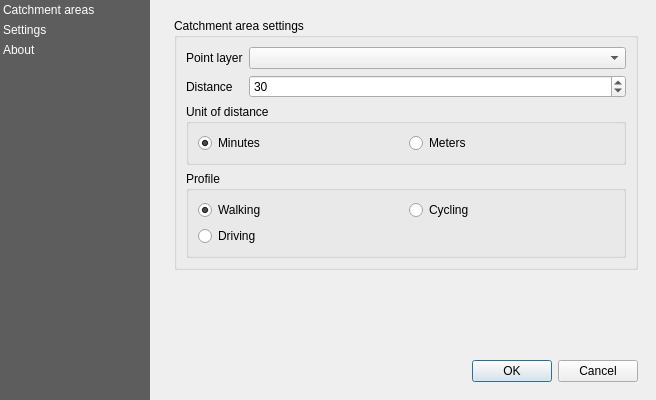
<?xml version="1.0" encoding="UTF-8"?>
<ui version="4.0">
 <class>main_dialog</class>
 <widget class="QDialog" name="main_dialog">
  <property name="windowModality">
   <enum>Qt::WindowModal</enum>
  </property>
  <property name="geometry">
   <rect>
    <x>0</x>
    <y>0</y>
    <width>600</width>
    <height>400</height>
   </rect>
  </property>
  <property name="windowTitle">
   <string>EdPlanning</string>
  </property>
  <layout class="QHBoxLayout" name="horizontalLayout">
   <property name="leftMargin">
    <number>0</number>
   </property>
   <property name="topMargin">
    <number>0</number>
   </property>
   <property name="rightMargin">
    <number>0</number>
   </property>
   <property name="bottomMargin">
    <number>0</number>
   </property>
   <item>
    <widget class="QListWidget" name="menu_widget">
     <property name="sizePolicy">
      <sizepolicy hsizetype="Minimum" vsizetype="Expanding">
       <horstretch>0</horstretch>
       <verstretch>0</verstretch>
      </sizepolicy>
     </property>
     <property name="minimumSize">
      <size>
       <width>150</width>
       <height>200</height>
      </size>
     </property>
     <property name="maximumSize">
      <size>
       <width>150</width>
       <height>16777215</height>
      </size>
     </property>
     <property name="styleSheet">
      <string notr="true">QListWidget{
       background-color: rgb(69, 69, 69, 220);
       outline: 0;
       }
       QListWidget::item {
       color: white;
       padding: 3px;
       }
       QListWidget::item::selected {
       color: black;
       background-color:palette(Window);
       padding-right: 0px;
       }
      </string>
     </property>
     <property name="frameShape">
      <enum>QFrame::Box</enum>
     </property>
     <property name="lineWidth">
      <number>0</number>
     </property>
     <property name="iconSize">
      <size>
       <width>32</width>
       <height>32</height>
      </size>
     </property>
     <property name="uniformItemSizes">
      <bool>true</bool>
     </property>
     <property name="currentRow">
      <number>-1</number>
     </property>
     <item>
      <property name="text">
       <string>Catchment areas</string>
      </property>
     </item>
     <item>
      <property name="text">
       <string>Settings</string>
      </property>
     </item>
     <item>
      <property name="text">
       <string>About</string>
      </property>
     </item>
    </widget>
   </item>
   <item>
    <layout class="QVBoxLayout" name="verticalLayout">
     <item>
      <widget class="QWidget" name="area_contents">
       <property name="geometry">
        <rect>
         <x>0</x>
         <y>0</y>
         <width>500</width>
         <height>400</height>
        </rect>
       </property>
       <property name="minimumSize">
        <size>
         <width>500</width>
         <height>400</height>
        </size>
       </property>
       <layout class="QVBoxLayout" name="verticalLayout_2">
        <item>
         <widget class="QStackedWidget" name="stacked_widget">
          <property name="currentIndex">
           <number>0</number>
          </property>
          <widget class="QWidget" name="catchment_areas">
           <layout class="QVBoxLayout" name="vlayout_main">
            <item>
             <widget class="QgsCollapsibleGroupBox" name="mGroupBox_5589078">
              <property name="title">
               <string>Catchment area settings</string>
              </property>
              <layout class="QVBoxLayout" name="vlayout_content">
               <item>
                <layout class="QFormLayout" name="formlayout_config">
                 <item row="0" column="0">
                  <widget class="QLabel" name="label_pointlayer">
                   <property name="text">
                    <string>Point layer</string>
                   </property>
                  </widget>
                 </item>
                 <item row="0" column="1">
                  <widget class="QgsMapLayerComboBox" name="combobox_layer"/>
                 </item>
                 <item row="1" column="0">
                  <widget class="QLabel" name="label_distance">
                   <property name="text">
                    <string>Distance</string>
                   </property>
                  </widget>
                 </item>
                 <item row="1" column="1">
                  <widget class="QgsSpinBox" name="spinbox_distance">
                   <property name="minimum">
                    <number>5</number>
                   </property>
                   <property name="maximum">
                    <number>120</number>
                   </property>
                   <property name="singleStep">
                    <number>5</number>
                   </property>
                   <property name="value">
                    <number>30</number>
                   </property>
                   <property name="clearValue">
                    <bool>true</bool>
                   </property>
                  </widget>
                 </item>
                </layout>
               </item>
               <item>
                <widget class="QGroupBox" name="groupbox_units">
                 <property name="title">
                  <string>Unit of distance</string>
                 </property>
                 <layout class="QHBoxLayout" name="hlayout_units">
                  <item>
                   <widget class="QRadioButton" name="radiobtn_mins">
                    <property name="text">
                     <string>Minutes</string>
                    </property>
                    <property name="checked">
                     <bool>true</bool>
                    </property>
                   </widget>
                  </item>
                  <item>
                   <widget class="QRadioButton" name="radiobtn_meters">
                    <property name="text">
                     <string>Meters</string>
                    </property>
                   </widget>
                  </item>
                 </layout>
                </widget>
               </item>
               <item>
                <widget class="QGroupBox" name="groupbox_profile">
                 <property name="title">
                  <string>Profile</string>
                 </property>
                 <layout class="QVBoxLayout" name="verticalLayout_3">
                  <item>
                   <layout class="QGridLayout" name="glayout_profile">
                    <item row="0" column="0">
                     <widget class="QRadioButton" name="radiobtn_walking">
                      <property name="text">
                       <string>Walking</string>
                      </property>
                      <property name="checked">
                       <bool>true</bool>
                      </property>
                     </widget>
                    </item>
                    <item row="0" column="1">
                     <widget class="QRadioButton" name="radiobtn_cycling">
                      <property name="text">
                       <string>Cycling</string>
                      </property>
                     </widget>
                    </item>
                    <item row="1" column="0">
                     <widget class="QRadioButton" name="radiobtn_driving">
                      <property name="text">
                       <string>Driving</string>
                      </property>
                     </widget>
                    </item>
                   </layout>
                  </item>
                 </layout>
                </widget>
               </item>
              </layout>
             </widget>
            </item>
            <item>
             <widget class="QLabel" name="duration_label">
              <property name="text">
               <string></string>
              </property>
             </widget>
            </item>
            <item>
             <widget class="QDialogButtonBox" name="buttonbox_main">
              <property name="orientation">
               <enum>Qt::Horizontal</enum>
              </property>
              <property name="standardButtons">
               <set>QDialogButtonBox::Cancel|QDialogButtonBox::Ok</set>
              </property>
             </widget>
            </item>
           </layout>
          </widget>
          <widget class="QWidget" name="settings">
           <layout class="QVBoxLayout" name="verticalLayout_15">
            <item>
             <widget class="QgsCollapsibleGroupBox" name="mGroupBox_4">
              <property name="title">
               <string>Graphhopper instance</string>
              </property>
              <layout class="QVBoxLayout" name="verticalLayout_9">
               <item>
                <layout class="QGridLayout" name="gridLayout_7">
                 <item row="0" column="0">
                  <widget class="QLabel" name="label_gh_url">
                   <property name="text">
                    <string>GraphHopper URL</string>
                   </property>
                  </widget>
                 </item>
                 <item row="0" column="1">
                  <widget class="QLineEdit" name="lineedit_url">
                   <property name="text">
                    <string/>
                   </property>
                  </widget>
                 </item>
                 <item row="1" column="0">
                  <widget class="QLabel" name="label_gh_apikey">
                   <property name="text">
                    <string>API Key</string>
                   </property>
                  </widget>
                 </item>
                 <item row="1" column="1">
                  <widget class="QLineEdit" name="lineedit_apikey">
                   <property name="text">
                    <string/>
                   </property>
                  </widget>
                 </item>
                </layout>
               </item>
              </layout>
             </widget>
            </item>
            <item>
             <widget class="QgsCollapsibleGroupBox" name="mGroupBox_3">
              <property name="title">
               <string>Logging</string>
              </property>
              <layout class="QVBoxLayout" name="verticalLayout_8">
               <item>
                <widget class="QLabel" name="label">
                 <property name="text">
                  <string>QGIS must be restarted in order to apply changes in log levels</string>
                 </property>
                </widget>
               </item>
               <item>
                <layout class="QGridLayout" name="gridLayout_5">
                 <item row="1" column="0">
                  <widget class="QLabel" name="label_level_console">
                   <property name="text">
                    <string>Console level</string>
                   </property>
                  </widget>
                 </item>
                 <item row="1" column="1">
                  <widget class="QComboBox" name="combo_box_log_level_console"/>
                 </item>
                 <item row="0" column="0">
                  <widget class="QLabel" name="label_level_file">
                   <property name="text">
                    <string>File level</string>
                   </property>
                  </widget>
                 </item>
                 <item row="0" column="1">
                  <widget class="QComboBox" name="combo_box_log_level_file"/>
                 </item>
                </layout>
               </item>
               <item>
                <layout class="QHBoxLayout" name="horizontalLayout_2">
                 <item>
                  <spacer name="horizontalSpacer">
                   <property name="orientation">
                    <enum>Qt::Horizontal</enum>
                   </property>
                   <property name="sizeHint" stdset="0">
                    <size>
                     <width>40</width>
                     <height>20</height>
                    </size>
                   </property>
                  </spacer>
                 </item>
                 <item>
                  <widget class="QPushButton" name="btn_open_log">
                   <property name="text">
                    <string>Open most recent log file</string>
                   </property>
                  </widget>
                 </item>
                </layout>
               </item>
              </layout>
             </widget>
            </item>
            <item>
             <spacer name="verticalSpacer_2">
              <property name="orientation">
               <enum>Qt::Vertical</enum>
              </property>
              <property name="sizeHint" stdset="0">
               <size>
                <width>20</width>
                <height>40</height>
               </size>
              </property>
             </spacer>
            </item>
           </layout>
          </widget>
          <widget class="QWidget" name="about">
           <layout class="QVBoxLayout" name="verticalLayout_3">
            <item>
             <widget class="QGroupBox" name="groupBox_3">
              <property name="title">
               <string>Attributions</string>
              </property>
              <layout class="QVBoxLayout" name="verticalLayout_6">
               <item>
                <layout class="QGridLayout" name="gridLayout_3">
                 <property name="sizeConstraint">
                  <enum>QLayout::SetNoConstraint</enum>
                 </property>
                 <item row="0" column="0">
                  <widget class="QLabel" name="label_development">
                   <property name="text">
                    <string>Main development</string>
                   </property>
                  </widget>
                 </item>
                 <item row="0" column="1">
                  <widget class="QLabel" name="label_gispo">
                   <property name="text">
                    <string>&lt;html&gt;&lt;head/&gt;&lt;body&gt;&lt;p&gt;&lt;a href=&quot;https://www.gispo.fi/en/home/&quot;&gt;&lt;span style=&quot; text-decoration: underline; color:#0000ff;&quot;&gt;Gispo Ltd.&lt;/span&gt;&lt;/a&gt;&lt;/p&gt;&lt;/body&gt;&lt;/html&gt;
                    </string>
                   </property>
                  </widget>
                 </item>
                </layout>
               </item>
              </layout>
             </widget>
            </item>
            <item>
             <widget class="QGroupBox" name="groupBox_2">
              <property name="title">
               <string>Sources</string>
              </property>
              <layout class="QVBoxLayout" name="verticalLayout_5">
               <item>
                <layout class="QGridLayout" name="gridLayout_2">
                 <item row="0" column="0">
                  <widget class="QLabel" name="label_qsource">
                   <property name="text">
                    <string>Graphhopper repository</string>
                   </property>
                  </widget>
                 </item>
                 <item row="0" column="1">
                  <widget class="QLabel" name="label_qgsource">
                   <property name="text">
                    <string>&lt;html&gt;&lt;head/&gt;&lt;body&gt;&lt;p&gt;&lt;a href=&quot;https://github.com/graphhopper/graphhopper&quot;&gt;&lt;span style=&quot; text-decoration: underline; color:#0000ff;&quot;&gt;https://github.com/graphhopper/graphhopper&lt;/span&gt;&lt;/a&gt;&lt;/p&gt;&lt;/body&gt;&lt;/html&gt;
                    </string>
                   </property>
                  </widget>
                 </item>
                 <item row="1" column="0">
                  <widget class="QLabel" name="label_gsource">
                   <property name="text">
                    <string>Edplanning Plugin repository</string>
                   </property>
                  </widget>
                 </item>
                 <item row="1" column="1">
                  <widget class="QLabel" name="label_source">
                   <property name="text">
                    <string>&lt;html&gt;&lt;head/&gt;&lt;body&gt;&lt;p&gt;&lt;a href=&quot;https://github.com/GispoCoding/edplanning&quot;&gt;&lt;span style=&quot; text-decoration: underline; color:#0000ff;&quot;&gt;https://github.com/GispoCoding/edplanning&lt;/span&gt;&lt;/a&gt;&lt;/p&gt;&lt;/body&gt;&lt;/html&gt;
                    </string>
                   </property>
                  </widget>
                 </item>
                </layout>
               </item>
              </layout>
             </widget>
            </item>
            <item>
             <widget class="QGroupBox" name="groupBox_4">
              <property name="title">
               <string>Versions</string>
              </property>
              <layout class="QVBoxLayout" name="verticalLayout_7">
               <item>
                <layout class="QGridLayout" name="gridLayout_4">
                 <item row="0" column="1">
                  <widget class="QLabel" name="label_version">
                   <property name="text">
                    <string>&lt;placeholder&gt;</string>
                   </property>
                  </widget>
                 </item>
                 <item row="0" column="0">
                  <widget class="QLabel" name="label_version_txt">
                   <property name="text">
                    <string>Edplanning Plugin</string>
                   </property>
                  </widget>
                 </item>
                </layout>
               </item>
              </layout>
             </widget>
            </item>
            <item>
             <widget class="QGroupBox" name="groupBox">
              <property name="title">
               <string>Licenses</string>
              </property>
              <layout class="QVBoxLayout" name="verticalLayout_4">
               <item>
                <layout class="QGridLayout" name="gridLayout">
                 <item row="0" column="0">
                  <widget class="QLabel" name="label_graphhopper">
                   <property name="text">
                    <string>Graphhopper</string>
                   </property>
                  </widget>
                 </item>
                 <item row="0" column="1">
                  <widget class="QLabel" name="label_apache2">
                   <property name="text">
                    <string>&lt;html&gt;&lt;head/&gt;&lt;body&gt;&lt;p&gt;&lt;a href=&quot;https://www.apache.org/licenses/LICENSE-2.0&quot;&gt;&lt;span style=&quot; text-decoration: underline; color:#0000ff;&quot;&gt;Apache License 2.0&lt;/span&gt;&lt;/a&gt;&lt;/p&gt;&lt;/body&gt;&lt;/html&gt;
                    </string>
                   </property>
                  </widget>
                 </item>
                 <item row="1" column="0">
                  <widget class="QLabel" name="label_plugin">
                   <property name="text">
                    <string>Edplanning Plugin</string>
                   </property>
                  </widget>
                 </item>
                 <item row="1" column="1">
                  <widget class="QLabel" name="label_gpl3">
                   <property name="text">
                    <string>&lt;html&gt;&lt;head/&gt;&lt;body&gt;&lt;p&gt;&lt;a href=&quot;https://www.gnu.org/licenses/gpl-3.0.en.html&quot;&gt;&lt;span style=&quot; text-decoration: underline; color:#0000ff;&quot;&gt;GNU General Public License v3.0&lt;/span&gt;&lt;/a&gt;&lt;/p&gt;&lt;/body&gt;&lt;/html&gt;
                    </string>
                   </property>
                  </widget>
                 </item>
                </layout>
               </item>
              </layout>
             </widget>
            </item>
            <item>
             <spacer name="verticalSpacer">
              <property name="orientation">
               <enum>Qt::Vertical</enum>
              </property>
              <property name="sizeHint" stdset="0">
               <size>
                <width>20</width>
                <height>40</height>
               </size>
              </property>
             </spacer>
            </item>
           </layout>
          </widget>
         </widget>
        </item>
       </layout>
      </widget>
     </item>
    </layout>
   </item>
  </layout>
 </widget>
 <customwidgets>
  <customwidget>
   <class>QgsCollapsibleGroupBox</class>
   <extends>QGroupBox</extends>
   <header>qgscollapsiblegroupbox.h</header>
   <container>1</container>
  </customwidget>
  <customwidget>
   <class>QgsExtentGroupBox</class>
   <extends>QgsCollapsibleGroupBox</extends>
   <header>qgsextentgroupbox.h</header>
   <container>1</container>
  </customwidget>
  <customwidget>
   <class>QgsMapLayerComboBox</class>
   <extends>QComboBox</extends>
   <header>qgsmaplayercombobox.h</header>
  </customwidget>
  <customwidget>
   <class>QgsSpinBox</class>
   <extends>QSpinBox</extends>
   <header>qgsspinbox.h</header>
  </customwidget>
 </customwidgets>
 <resources/>
 <connections>
  <connection>
   <sender>buttonbox_main</sender>
   <signal>accepted()</signal>
   <receiver>main_dialog</receiver>
   <slot>accept()</slot>
   <hints>
    <hint type="sourcelabel">
     <x>248</x>
     <y>254</y>
    </hint>
    <hint type="destinationlabel">
     <x>157</x>
     <y>274</y>
    </hint>
   </hints>
  </connection>
  <connection>
   <sender>buttonbox_main</sender>
   <signal>rejected()</signal>
   <receiver>main_dialog</receiver>
   <slot>reject()</slot>
   <hints>
    <hint type="sourcelabel">
     <x>316</x>
     <y>260</y>
    </hint>
    <hint type="destinationlabel">
     <x>286</x>
     <y>274</y>
    </hint>
   </hints>
  </connection>
 </connections>
</ui>
